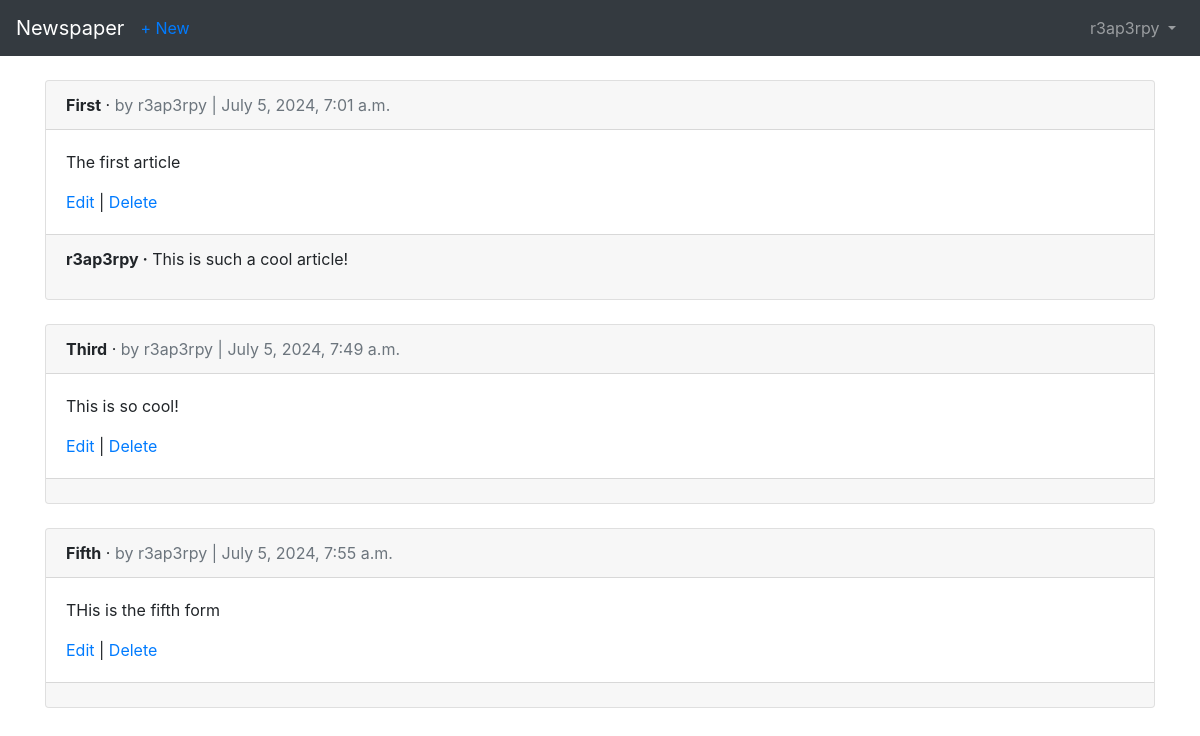
The page /articles/ (signed in) on the database its author committed.
### users/models.py (models this page shows)
class CustomUser(AbstractUser):
	age = models.PositiveIntegerField(null = True, blank = True)

### articles/models.py (models this page shows, shortened)
class Article(models.Model):
	title = models.CharField(max_length = 255)
	body = models.TextField()
	date = models.DateTimeField(auto_now_add = True)
	author = models.ForeignKey(get_user_model(), on_delete = models.CASCADE,)

class Comment(models.Model):
        article = models.ForeignKey(Article, on_delete = models.CASCADE, related_name = 'comments')
        comment = models.CharField(max_length = 140)
        author = models.ForeignKey(get_user_model(), on_delete=models.CASCADE)
        def __str__(self):
                return self.comment

### articles/views.py (the view)
# urls.py: path('', ArticleListView.as_view(), name = 'article_list')
class ArticleListView(ListView):
	model = Article
	template_name = 'article_list.html'
	login_url = 'login'

### articles/templates/article_list.html (shortened to what this page needs)
{% extends 'base.html' %}
{% block content %}
  {% for article in object_list %}
<div class="card">
<div class="card-header">
<span class="font-weight-bold">{{ article.title }}</span> &middot; <span class="text-muted">by {{ article.author }} |
{{ article.date }}</span>
</div>
<div class="card-body">
<p>{{ article.body }}</p>
<a href="{% url 'article_edit' article.pk %}">Edit</a> | <a href="{% url 'article_delete' article.pk %}">Delete</a>
</div>
<div class="card-footer">
{% for comment in article.comments.all %} <p>
<span class="font-weight-bold">{{ comment.author }} &middot;</span>
{{ comment }} </p>
{% endfor %} </div>
</div>
<br />
{% endfor %}
{% endblock content %}

### users/templates/base.html (shortened to what this page needs)
<!doctype html>
<html lang="en">
  <head>
    <link rel="stylesheet" href="https://cdn.jsdelivr.net/npm/bootstrap@4.1.3/dist/css/bootstrap.min.css">
  </head>
  <body>
    <nav class="navbar navbar-expand-md navbar-dark bg-dark mb-4">
	<a class="navbar-brand" href="{% url 'home' %}">Newspaper</a>
{% if user.is_authenticated %}
<ul class="navbar-nav mr-auto">
<li class="nav-item"><a href="{% url 'article_new' %}">+ New</a></li>
</ul>
{% endif %}
<div class="collapse navbar-collapse" id="navbarCollapse">
{% if user.is_authenticated %} <ul class="navbar-nav ml-auto">
<li class="nav-item">
<a class="nav-link dropdown-toggle" href="#" id="userMenu"
          data-toggle="dropdown" aria-haspopup="true"
          aria-expanded="false">
          {{ user.username }}
</a>
 </li>
</ul>
{% else %}
<form class="form-inline ml-auto">
<a href="{% url 'login' %}" class="btn btn-outline-secondary"> Log In</a>
<a href="{% url 'signup' %}" class="btn btn-primary ml-2">
Sign up</a> </form>
{% endif %} </div>
</nav>
<div class="container">
    {% block content %}
{% endblock content %} </div>
  </body>
</html>

### rows shown on the page
CustomUser: username "r3ap3rpy"
Article: title "First", author "r3ap3rpy", date "July 5, 2024, 7:01 a.m.", body "The first article"
Comment: author "r3ap3rpy", comment "This is such a cool article!"
Article: title "Third", author "r3ap3rpy", date "July 5, 2024, 7:49 a.m.", body "This is so cool!"
Article: title "Fifth", author "r3ap3rpy", date "July 5, 2024, 7:55 a.m.", body "THis is the fifth form"
